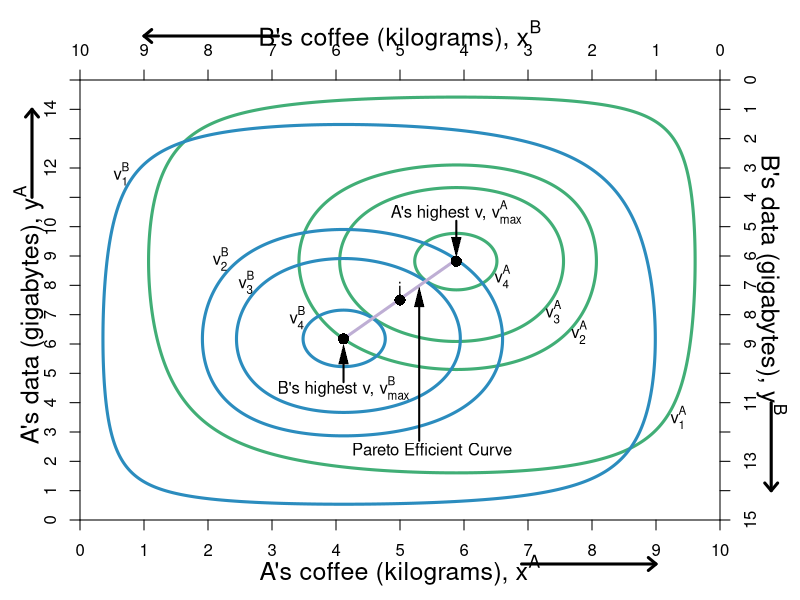

This figure's R source:
require(shape)
pdf(file = "property/property_hg_hga.pdf", width = 9, height = 7)

#Set parameters for graphics
axislabelsize <- 1.5
graphlinewidth <- 3

COL <- c("#7fc97f", "#beaed4", "#fdc086", "#ffff99", "#386cb0", "#f0027f", "#bf5b17", "#666666")
COLA <- c("#99d8c9","#66c2a4","#41ae76", "#238b45", "#005824")
COLB <- c("#4eb3d3", "#2b8cbe", "#0868ac","#084081")

par(mar =  c(4, 4, 4, 4))

uA <- function(x, y) {
  0.5*log(x) + 0.5*log(y) + 0.35*log(10 - x) + 0.35*log(15 - y)
}

uB <- function(x, y) {
  0.35*log(x) + 0.35*log(y) + 0.5*log(10 - x) + 0.5*log(15 - y) 
}

xlims <- c(0, 10)
ylims <- c(0, 15)

npts <- 501 
x <- seq(xlims[1], xlims[2], length.out = npts)
y <- seq(ylims[1], ylims[2], length.out = npts) 
a <- c(2.526628, 3.000297, 3.05, 3.1)
b <- c(2.5, 2.998083, 3.05, 3.1)

#B's value when at A's bliss point
#0.35*log(5.88) + 0.35*log(8.88) + 0.5*log(10 - 5.88) + 0.5*log(15 - 8.88) 

#B's bliss point x = 4.11765; y = 6.17647
#A's value when at A's bliss point
#0.5*log(4.11765) + 0.5*log(6.17647) + 0.35*log(10 - 4.11765) + 0.35*log(15 - 6.17647) 


plot(0, 0, xlim = xlims, ylim = ylims, type = "n",
     xlab = expression(paste("")),
     ylab = expression(paste("")), 
     xaxt = "n", 
     yaxt = "n", 
     cex.lab = axislabelsize, 
     bty = "n",
     xaxs="i", 
     yaxs="i")

ticksy <- seq(from = 0, to = 15, by = 1)
ylabels <- seq(from = 0, to = 15, by = 1)
ticksx <- seq(from = 0, to = 10, by = 1)
xlabels <- seq(from = 0, to = 10, by = 1)
axis(1, at = ticksx, pos = 0, labels = xlabels)
axis(2, at = ticksy, pos = 0, labels = ylabels, las = 0)


#persp(x, y, outer(x, y, u), ticktype="detailed") 
contour(x, y, 
        outer(x, y, uA),
        #labels = c("v1", "v2", "v3"),
        drawlabels = FALSE,
        col = COLA[3],
        #xlab = expression(paste("A's Apples, ", x)),
        #ylab = expression(paste("A's Oranges, ", y)),
        #cex.lab = axislabelsize,
        lwd = graphlinewidth,
        levels = a, 
        xaxs="i", 
        yaxs="i", 
        add = TRUE) 

mtext(expression(paste("A's coffee (kilograms), ", x^A)), side=1, line = 2.5, cex = axislabelsize)
text(-0.8, 7, expression(paste("A's data (gigabytes), ", y^A)), xpd = TRUE, cex = axislabelsize, srt = 90) 

#Add arrows:
arrows(-0.75, 11, -0.75, 14, xpd = TRUE, length=0.1,angle=40,lwd=3)
arrows(6.9, -1.5, 9, -1.5, xpd = TRUE, length=0.1,angle=40,lwd=3)



contour(x, y, 
        outer(x, y, uB),
        #labels = c("v1", "v2", "v3"),
        drawlabels = FALSE,
        col = COLB[2],
        #xlab = expression(paste("")),
        #ylab = expression(paste("")),
        lwd = graphlinewidth,
        levels = b, 
        add = TRUE
        #xaxs="i", 
        #yaxs="i"
) 

segments(4.11765, 6.17647, 5.88, 8.88, lty = 1, col = COL[2] , lwd = graphlinewidth)
text(5.5, 2.4, expression("Pareto Efficient Curve"))
Arrows(5.3, 2.7, 5.3, 7.6, col = "black", lty = 1, lwd = 2, arr.type = "triangle", arr.lwd = 0.5)

#Label the iso-welfare functions for the HG, Aisha
text(9.35, 3.5, expression(v[1]^A))
text(7.8, 6.4, expression(v[2]^A))
text(7.4, 7.1, expression(v[3]^A))
text(6.6, 8.3, expression(v[4]^A))

#Label the indifference curves for the HG, Betty
text(0.65, 11.8, expression(v[1]^B))
text(2.2, 8.9, expression(v[2]^B))
text(2.6, 8.1, expression(v[3]^B))
text(3.4, 6.9, expression(v[4]^B))

#Label point i. 
points(5, 7.5, pch = 16, col = "black", cex = 1.5)
text(5, 7.9, expression(paste("i")))


#points(5.84, 8.77, pch = 16, col = "black", cex = 1.5)

#A's bliss point - 3.1073 is the value of u
points(x = 5.88, y = 8.82, pch = 16, col = "black", cex = 1.5)
text(5.88, 10.5, expression(paste("A's highest v, ", v[max]^A)))
Arrows(5.88, 10.2, 5.88, 9.3, col = "black", lty = 1, lwd = 2, arr.type = "triangle", arr.lwd = 0.5)

#B's bliss point: 
points(x = 4.11765, y = 6.17647, pch = 16, col = "black", cex = 1.5)
text(x = 4.11765, y = 4.5, expression(paste("B's highest v, ", v[max]^B)))
Arrows(4.11765, 4.7, 4.11765, 5.65, col = "black", lty = 1, lwd = 2, arr.type = "triangle", arr.lwd = 0.5)



par(new = TRUE)

#Use the same x and ylims as previously, but with locations switched
xlims2 <- c(10, 0)
ylims2 <- c(15, 0)

#Leave the ylab and xlab blank to ensure no axes titles
plot(0, 0, xlim = xlims2, ylim = ylims2, type = "n",
     xlab = expression(paste("")),
     ylab = expression(paste("")),
     xaxt = "n", 
     yaxt = "n", 
     cex.lab = 1.3, 
     bty = "n",
     xaxs="i", 
     yaxs="i")

#Set up axes at sides 3 and 4 (top and right)
axis(side = 3, at = ticksx, pos = 0, labels = xlabels)
axis(side = 4, at = ticksy, pos = 0, labels = ylabels, las = 0)

text(5, -1.5, expression(paste("B's coffee (kilograms), ", x^B)), xpd = TRUE, cex = axislabelsize)
text(-0.8, 7, expression(paste("B's data (gigabytes), ", y^B)), xpd = TRUE, cex = axislabelsize, srt = 270) 

#Add arrows:
arrows(-0.8, 11, -0.8, 14, xpd = TRUE, length=0.1,angle=40,lwd=3)
arrows(6.9, -1.5, 9, -1.5, xpd = TRUE, length=0.1,angle=40,lwd=3)

#Customize ticks and labels for the plot
#ticksy <- seq(from = 0, to = 15, by = 1)
#ylabels <- seq(from = 0, to = 15, by = 1)
#ticksx <- seq(from = 0, to = 10, by = 1)
#xlabels <- seq(from = 0, to = 10, by = 1)
#axis(1, at = ticksx, pos = 0, labels = xlabels)
#axis(2, at = ticksy, pos = 0, labels = ylabels, las = 0)

dev.off()
